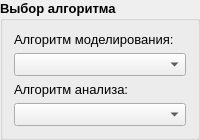
       <widget class="QGroupBox" name="groupBox_2">
        <property name="sizePolicy">
         <sizepolicy hsizetype="Preferred" vsizetype="Preferred">
          <horstretch>0</horstretch>
          <verstretch>0</verstretch>
         </sizepolicy>
        </property>
        <property name="font">
         <font>
          <pointsize>10</pointsize>
          <weight>75</weight>
          <bold>true</bold>
         </font>
        </property>
        <property name="title">
         <string>Выбор алгоритма</string>
        </property>
        <layout class="QVBoxLayout" name="verticalLayout">
         <item>
          <widget class="QLabel" name="label_3">
           <property name="font">
            <font>
             <pointsize>10</pointsize>
             <weight>50</weight>
             <bold>false</bold>
            </font>
           </property>
           <property name="text">
            <string>Алгоритм моделирования:</string>
           </property>
          </widget>
         </item>
         <item>
          <widget class="QComboBox" name="cbModel">
           <property name="enabled">
            <bool>true</bool>
           </property>
           <property name="font">
            <font>
             <weight>50</weight>
             <bold>false</bold>
            </font>
           </property>
          </widget>
         </item>
         <item>
          <widget class="QLabel" name="label_4">
           <property name="font">
            <font>
             <pointsize>10</pointsize>
             <weight>50</weight>
             <bold>false</bold>
            </font>
           </property>
           <property name="text">
            <string>Алгоритм анализа:</string>
           </property>
          </widget>
         </item>
         <item>
          <widget class="QComboBox" name="cbAlgorithm">
           <property name="font">
            <font>
             <weight>50</weight>
             <bold>false</bold>
            </font>
           </property>
          </widget>
         </item>
        </layout>
       </widget>
